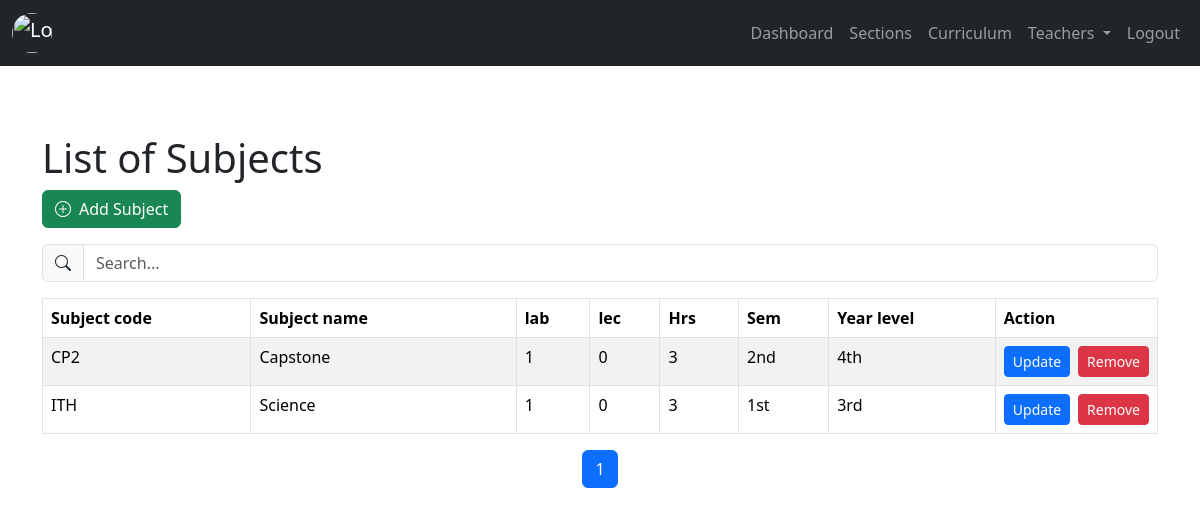
/admin/curriculum.php, run on an earlier commit of the app's database.
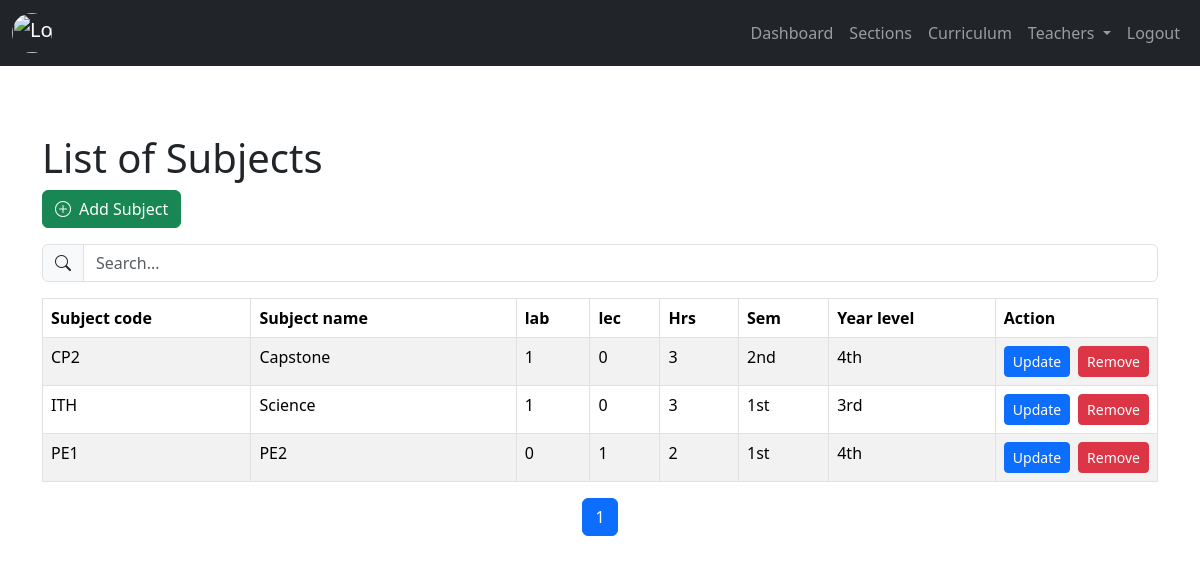
And on a later commit of the database.
### tables this page shows
CREATE TABLE `tblcurriculum` (
  `subject_id` int(11) NOT NULL,
  `subject_code` varchar(60) NOT NULL,
  `subject_name` varchar(60) NOT NULL,
  `lab_num` int(11) NOT NULL,
  `lec_num` int(11) NOT NULL,
  `hours` int(11) NOT NULL,
  `semester` int(11) NOT NULL,
  `designated_year_level` int(11) NOT NULL,
  `subject_status` int(11) NOT NULL DEFAULT 1 COMMENT '0=archive,1=exist'
);

### admin/backend/db.php (called while the page is built, shortened)
<?php
class db_connect
{
    public $host = db_host;
    public $user = db_user;
    public $pass = db_pass;
    public $name = db_name;
    public function connect()
    {
        try {
            $this->conn = new mysqli($this->host, $this->user, $this->pass, $this->name);
        } catch (\Throwable $th) {
            header("Location:setup.php");
        }
    }
}

### admin/backend/class.php (called while the page is built, shortened)
<?php
include ('db.php');
class global_class extends db_connect
{
    public function fetch_all_Subject()
    {
        $query = $this->conn->prepare("SELECT *
        FROM `TblCurriculum`
        where subject_status='1'
        ");
        if ($query->execute()) {
            $result = $query->get_result();
            return $result;
        }
    }
}

### admin/backend/end-points/fetchAllsubject.php (the view)
<?php
                $fetch_all_Subject = $db->fetch_all_Subject();
                if (!empty($fetch_all_Subject)) {
                    foreach ($fetch_all_Subject as $subject):
                ?>
                <tr>
                    <td class="p-2"><?= $subject['subject_code']; ?></td>
                    <td class="p-2"><?= $subject['subject_name']; ?></td>
                    <td class="p-2"><?= $subject['lab_num']; ?></td>
                    <td class="p-2"><?= $subject['lec_num']; ?></td>
                    <td class="p-2"><?= $subject['hours']; ?></td>
                    <td class="p-2">
                        <?php
                            $semester = $subject['semester'];
                            if ($semester == 1) {
                                echo $semester . 'st';
                            } elseif ($semester == 2) {
                                echo $semester . 'nd';
                            } elseif ($semester == 3) {
                                echo $semester . 'rd';
                            } else {
                                echo $semester . 'th';
                            }
                        ?>
                    </td>
                    <td class="p-2">
                        <?php
                            $year_level = $subject['designated_year_level'];
                            if ($year_level == 1) {
                                echo $year_level . 'st';
                            } elseif ($year_level == 2) {
                                echo $year_level . 'nd';
                            } elseif ($year_level == 3) {
                                echo $year_level . 'rd';
                            } else {
                                echo $year_level . 'th';
                            }
                        ?>
                    </td>
                    <td class="p-2">
                        <div class="d-flex gap-2">
                            <button class="btn btn-primary btn-sm updateSubjectToggler" data-bs-toggle="modal" data-bs-target="#updateSubjectModal"
                                data-subject_id="<?=$subject['subject_id']?>"
                                data-subject_code="<?=$subject['subject_code']?>"
                                data-subject_name="<?=$subject['subject_name']?>"
                                data-lab_num="<?=$subject['lab_num']?>"
                                data-lec_num="<?=$subject['lec_num']?>"
                                data-hours="<?=$subject['hours']?>"
                                data-semester="<?=$subject['semester']?>"
                                data-designated_year_level="<?=$subject['designated_year_level']?>"
                                >Update</button>
                                <button class="btn btn-danger btn-sm removeSubject" data-subject_id="<?=$subject['subject_id']?>">Remove</button>
                        </div>
                    </td>
                </tr>
                <?php
                    endforeach;
                } else { ?>
                    <tr>
                        <td colspan="8" class="p-2 text-center">No Record found.</td>
                    </tr>
                <?php } ?>

### admin/components/header.php (shortened to what this page needs)
<?php
include('backend/class.php');
$db = new global_class();
?>
<head>
  <link href="https://cdn.jsdelivr.net/npm/bootstrap@5.3.3/dist/css/bootstrap.min.css" rel="stylesheet">
  <link rel="stylesheet" href="https://cdn.jsdelivr.net/npm/sweetalert2@11/dist/sweetalert2.min.css">
  <link rel="stylesheet" href="https://cdnjs.cloudflare.com/ajax/libs/AlertifyJS/1.13.1/css/alertify.css" />
  <link rel="stylesheet" href="css/header.css">
</head>
<body>
  <?php include "../function/PageLoader.php";?>
  <nav class="navbar navbar-expand-lg navbar-dark bg-dark">
    <div class="container-fluid">
      <a class="navbar-brand" href="#">
        <img src="https://encrypted-tbn0.gstatic.com/images?q=tbn:ANd9GcSiQc01tubeOKno4VlBcUlZ-OEjad8ChfAYOw&s" alt="Logo" class="rounded-circle" style="width: 40px; height: 40px; object-fit: cover;">
      </a>
      <div class="collapse navbar-collapse" id="navbarNav">
        <ul class="navbar-nav ms-auto">
          <li class="nav-item">
            <a class="nav-link" href="index.php">Dashboard</a>
          </li>
          <li class="nav-item">
            <a class="nav-link" href="section.php">Sections</a>
          </li>
          <li class="nav-item">
            <a class="nav-link" href="curriculum.php">Curriculum</a>
          </li>
          <li class="nav-item dropdown">
            <a class="nav-link dropdown-toggle" href="#" id="navbarTeachersDropdown" role="button" data-bs-toggle="dropdown" aria-expanded="false">
              Teachers
            </a>
          </li>
          <li class="nav-item">
            <a class="nav-link" href="logout.php">Logout</a>
          </li>
        </ul>
      </div>
    </div>
  </nav>
  <div class="content">

### function/PageLoader.php (shortened to what this page needs)
</head>
<body>
</body>
</html>

### admin/curriculum.php (shortened to what this page needs)
<?php
include "components/header.php";
?>
<div class="container mt-5">
    <h1>List of Subjects</h1>
    <button class="btn btn-success mb-3" data-bs-toggle="modal" data-bs-target="#addSubjectModal">
        <i class="bi bi-plus-circle me-2"></i>Add Subject
    </button>
    <div class="input-group mb-3">
        <span class="input-group-text"><i class="bi bi-search"></i></span>
        <input type="text" id="searchInput" class="form-control" placeholder="Search...">
    </div>
    <div class="table-responsive">
        <table class="table table-striped table-bordered" id="dataTable">
            <thead>
                <tr>
                    <th>Subject code</th>
                    <th style="min-width: 150px;">Subject name</th>
                    <th>lab</th>
                    <th>lec</th>
                    <th>Hrs</th>
                    <th>Sem</th>
                    <th>Year level</th>
                    <th style="width: 100px;">Action</th>
                </tr>
            </thead>
            <tbody>
           <?php include "backend/end-points/fetchAllsubject.php";?>
            </tbody>
        </table>
    </div>
    <nav aria-label="Page navigation">
        <ul class="pagination justify-content-center" id="pagination"></ul>
    </nav>
</div>
<?php
include "components/footer.php";
?>

### admin/components/footer.php (shortened to what this page needs)
</div>
<link href="https://cdn.jsdelivr.net/npm/bootstrap-icons/font/bootstrap-icons.css" rel="stylesheet">
</body>
</html>

### admin/css/header.css (style rules this page uses)
.content { transition: margin-left 0.3s ease; padding: 20px; }
.navbar { z-index: 1060; }
.content { z-index: 100; }

What changed in the data, as far as the page shows it:
added tblcurriculum: subject_code "PE1", subject_name "PE2", lab_num "0", lec_num "1", hours "2", semester "1", designated_year_level "4"
